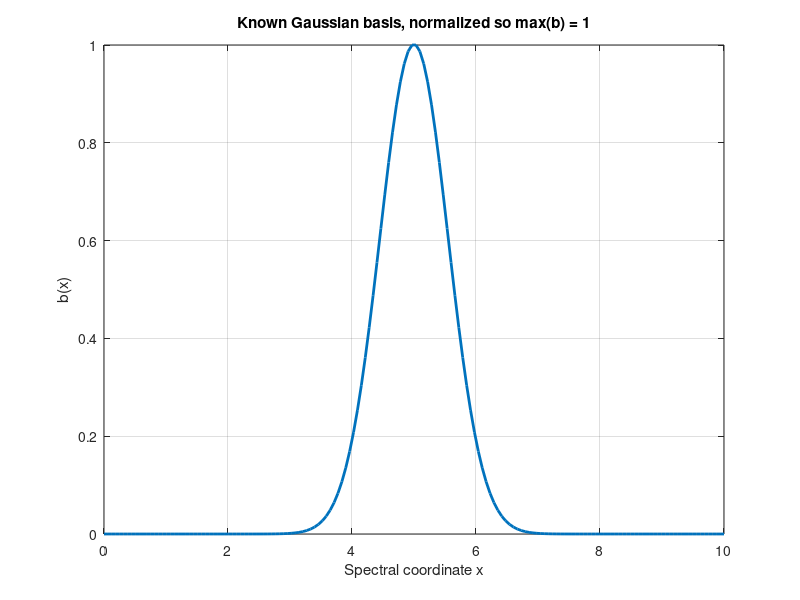
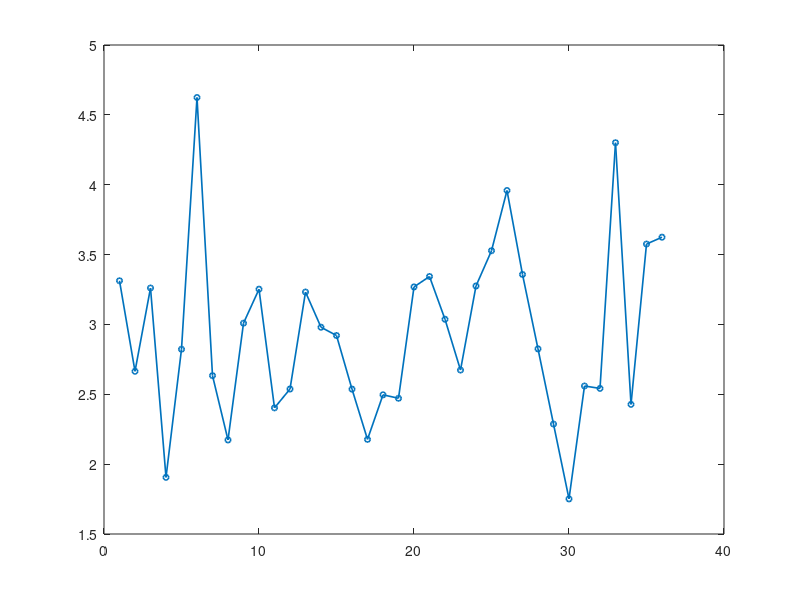

These figures' MATLAB source, in order: (Note: this script raises an error after producing the figures.)
%% ToyRepeatedGaussianIID
% A transparent simulation and fit for repeated spectra with one known basis:
%
%   s_t = c_t b + epsilon_t,
%   c_t ~ N(mu, tau^2),       epsilon_t ~ N(0, sigma^2 I_K).
%
% After integrating out c_t, the repeated spectra are IID with
%
%   s_t ~ N(mu*b, tau^2*b*b' + sigma^2*I_K).
%
% This script estimates mu, tau^2, and sigma^2 jointly, then compares the
% independent OLS concentration estimates with the fitted-model posterior
% means. All spectra are real-valued in this first toy problem.

clear;
clc;
close all;

%% 1. Simulation settings

K = 160;                  % Number of samples in each spectrum
T = 36;                   % Number of repeated measurements
xMin = 0;
xMax = 10;
gaussianCenter = 5.0;
gaussianWidth = 0.55;     % Standard-deviation width in x-axis units

muTrue = 3.0;
tauTrue = 0.65;           % Population standard deviation of concentration
sigmaTrue = 0.9;         % Noise standard deviation at each spectral sample

randomSeed = 7;
doLikelihoodCheck = true; % Optional one-dimensional likelihood diagnostic

% Monte Carlo settings used in Section 12.
nMonteCarlo = 1000;
monteCarloSeed = 123;

rng(randomSeed, "twister");

%% 2. Generate the known Gaussian basis, b (K x 1)

x = linspace(xMin, xMax, K).';
b = exp(-(x - gaussianCenter).^2 / (2 * gaussianWidth^2));

% Normalize max(b) to one. Consequently, c_t is the noiseless peak height.
b = b / max(b);

figure("Name", "Known Gaussian basis", "Color", "w");
plot(x, b, "LineWidth", 2);
xlabel("Spectral coordinate x");
ylabel("b(x)");
title("Known Gaussian basis, normalized so max(b) = 1");
grid on;

%% 3. Generate the true concentrations, cTrue (T x 1)

cTrue = muTrue + tauTrue * randn(T, 1);
measurementIndex = (1:T).';

figure("Name", "True concentrations", "Color", "w");
plot(measurementIndex, cTrue, "o-", "LineWidth", 1.2, ...
    "MarkerSize", 4);
yline(muTrue, "--", "True population mean", "LineWidth", 1.5);
xlabel("Measurement index t");
ylabel("Concentration c_t");
title("Simulated IID concentrations");
grid on;

%% 4. Generate repeated noisy spectra

% S is K x T: column t is the measured spectrum s_t.
noise = sigmaTrue * randn(K, T);
S = b * cTrue.' + noise;

figure("Name", "Repeated noisy spectra", "Color", "w");
hSpectra = plot(x, S, "Color", [0.72, 0.80, 0.92], "LineWidth", 0.6);
hold on;
hMean = plot(x, mean(S, 2), "k", "LineWidth", 2.2);
xlabel("Spectral coordinate x");
ylabel("Measured signal");
title(sprintf("All %d repeated spectra", T));
legend([hSpectra(1), hMean], "Individual spectra", "Measured mean", ...
    "Location", "best");
grid on;

figure("Name", "Mean measured spectrum", "Color", "w");
plot(x, mean(S, 2), "k", "LineWidth", 2.2, "Color", "w");
hold on;
plot(x, muTrue * b, "r--", "LineWidth", 2);
xlabel("Spectral coordinate x");
ylabel("Signal");
title("Mean measured spectrum and true population mean");
legend("Mean measured spectrum", "\mu_{true} b", "Location", "best");
grid on;

%% 5-6. Fit the marginal Gaussian likelihood

% The optimizer uses theta = [mu, log(tau^2), log(sigma^2)]. Taking the
% exponential inside the objective ensures that both variances are positive.
%
% Simple data-based starting values improve fminsearch convergence without
% hiding any model assumptions. FitMarginalGaussianIID constructs these
% values and is also used unchanged by the Monte Carlo experiment below.
bTb = b.' * b;

optimizerOptions = optimset( ...
    "Display", "final", ...
    "MaxFunEvals", 3000, ...
    "MaxIter", 1500, ...
    "TolX", 1e-9, ...
    "TolFun", 1e-9);

fitSingle = FitMarginalGaussianIID(S, b, optimizerOptions);

thetaHat = fitSingle.thetaHat;
nllHat = fitSingle.negativeLogLikelihood;
exitFlag = fitSingle.exitFlag;
optimizerOutput = fitSingle.optimizerOutput;
cOLS = fitSingle.cOLS;                    % Also used for comparison below
thetaInitial = fitSingle.thetaInitial;
muInitial = thetaInitial(1);
tau2Initial = exp(thetaInitial(2));
sigma2Initial = exp(thetaInitial(3));

% Reuse the exact same objective for the optional likelihood plot.
objective = @(theta) MarginalNegativeLogLikelihood( ...
    theta, fitSingle.likelihoodStatistics);

muHat = thetaHat(1);
tau2Hat = exp(thetaHat(2));
sigma2Hat = exp(thetaHat(3));
tauHat = sqrt(tau2Hat);
sigmaHat = sqrt(sigma2Hat);

parameter = ["mu"; "tau^2"; "tau"; "sigma^2"; "sigma"];
trueValue = [muTrue; tauTrue^2; tauTrue; sigmaTrue^2; sigmaTrue];
estimatedValue = [muHat; tau2Hat; tauHat; sigma2Hat; sigmaHat];
absoluteError = abs(estimatedValue - trueValue);
parameterComparison = table(parameter, trueValue, estimatedValue, absoluteError);

fprintf("\nPopulation parameter comparison:\n");
disp(parameterComparison);
fprintf("Final negative log-likelihood = %.6f\n", nllHat);
fprintf("fminsearch exit flag = %d (%d iterations)\n", ...
    exitFlag, optimizerOutput.iterations);

%% 7. Independent per-spectrum estimates

% Ordinary least squares treats every spectrum separately:
%
%   c_t^OLS = (b' s_t) / (b' b).
%
% cOLS was calculated above and is stored as a T x 1 vector.

%% 8. Individual posterior means under the fitted IID model

% Gaussian conditioning gives
%
% E[c_t | s_t] = muHat ...
%   + tau2Hat*b'*(s_t - muHat*b)/(sigma2Hat + tau2Hat*b'*b).
%
% The multiplier shrinks the noisy OLS information toward the fitted
% population mean. cJoint is T x 1.
centeredSpectra = S - muHat * b;
posteriorGain = tau2Hat / (sigma2Hat + tau2Hat * bTb);
cJoint = (muHat + posteriorGain * (b.' * centeredSpectra)).';

% The posterior variance is identical for all t in this IID model.
posteriorVariance = 1 / (1 / tau2Hat + bTb / sigma2Hat);

%% 9. Compare individual concentration estimates

figure("Name", "Concentration estimates", "Color", "w");
plot(measurementIndex, cTrue, "ko-", "LineWidth", 1.4, ...
    "MarkerSize", 4, "DisplayName", "True c_t", "Color", "y");
hold on;
plot(measurementIndex, cOLS, ".-", "Color", [0.85, 0.33, 0.10], ...
    "LineWidth", 1, "MarkerSize", 12, "DisplayName", "Independent OLS");
plot(measurementIndex, cJoint, ".-", "Color", [0, 0.45, 0.74], ...
    "LineWidth", 1, "MarkerSize", 12, "DisplayName", "IID posterior mean");
xlabel("Measurement index t");
ylabel("Concentration");
title("True and estimated concentrations");
legend("Location", "best");
grid on;

figure("Name", "True versus estimated concentration", "Color", "w");
scatter(cTrue, cOLS, 42, [0.85, 0.33, 0.10], "o", ...
    "DisplayName", "Independent OLS");
hold on;
scatter(cTrue, cJoint, 42, [0, 0.45, 0.74], "filled", ...
    "DisplayName", "IID posterior mean");
identityLimits = [min([cTrue; cOLS; cJoint]), max([cTrue; cOLS; cJoint])];
plot(identityLimits, identityLimits, "k--", "LineWidth", 1.5, ...
    "DisplayName", "Identity line");
xlim(identityLimits);
ylim(identityLimits);
axis square;
xlabel("True concentration");
ylabel("Estimated concentration");
title("Concentration recovery");
legend("Location", "best");
grid on;

%% 10. Numerical performance summary

rmseOLS = sqrt(mean((cTrue - cOLS).^2));
rmseJoint = sqrt(mean((cTrue - cJoint).^2));

fprintf("\nConcise simulation summary\n");
fprintf("True mu          = %.6f\n", muTrue);
fprintf("Estimated mu     = %.6f\n\n", muHat);
fprintf("True tau         = %.6f\n", tauTrue);
fprintf("Measured tau     = %.6f\n", std(cTrue,1));
fprintf("Estimated tau    = %.6f\n\n", tauHat);
fprintf("True sigma       = %.6f\n", sigmaTrue);
fprintf("Estimated sigma  = %.6f\n\n", sigmaHat);
fprintf("OLS RMSE         = %.6f\n", rmseOLS);
fprintf("Joint RMSE       = %.6f\n", rmseJoint);
fprintf("Posterior SD     = %.6f (same for every measurement)\n", ...
    sqrt(posteriorVariance));

%% 11. Optional likelihood sanity check

if doLikelihoodCheck
    % Hold the fitted variances fixed and vary mu near its optimum.
    muHalfWidth = max(3 * tauHat / sqrt(T), 0.25);
    muGrid = linspace(muHat - muHalfWidth, muHat + muHalfWidth, 121);
    nllAlongMu = arrayfun(@(mu) objective( ...
        [mu, log(tau2Hat), log(sigma2Hat)]), muGrid);

    figure("Name", "Likelihood sanity check", "Color", "w");
    plot(muGrid, nllAlongMu - nllHat, "LineWidth", 2);
    hold on;
    xline(muHat, "--", "Estimated \mu", "LineWidth", 1.5);
    xlabel("\mu, with fitted variances held fixed");
    ylabel("Negative log-likelihood minus its fitted value");
    title("One-dimensional likelihood check near the optimum");
    grid on;
end

%% 12. Monte Carlo validation of mu estimator against CRLB

% The CRLB is a lower bound on the sampling VARIANCE of an unbiased
% estimator; it is not a bound on the squared error seen in one simulation.
% We therefore need many independent simulated experiments to estimate the
% repeated-sampling variance of the actual numerical ML estimator.
%
% Bias and variance answer different questions. Bias measures whether the
% estimator is centered on muTrue across experiments, whereas variance
% measures how widely its estimates fluctuate around their own mean.
%
% For this model, q = b'*b and
%
%   CRLB_mu = (tauTrue^2 + sigmaTrue^2/q)/T.
%
% Efficiency is CRLB_mu divided by the empirical variance. A value near one
% indicates that the estimator is operating close to the theoretical
% variance lower bound (subject to finite Monte Carlo sampling error).

rng(monteCarloSeed, "twister");

muHatMC = nan(nMonteCarlo, 1);
tau2HatMC = nan(nMonteCarlo, 1);
sigma2HatMC = nan(nMonteCarlo, 1);
exitFlagMC = nan(nMonteCarlo, 1);
successfulFitMC = false(nMonteCarlo, 1);

% Use the same optimizer settings as the single fit, except suppress output
% so the loop does not print one optimizer report per repetition.
optimizerOptionsMC = optimset(optimizerOptions, "Display", "off");

for r = 1:nMonteCarlo
    cTrueMC = muTrue + tauTrue * randn(T, 1);
    SMC = b * cTrueMC.' + sigmaTrue * randn(K, T);

    try
        % This is the same numerical ML fitting helper and likelihood used
        % for the original single-simulation analysis in Sections 5-6.
        fitMC = FitMarginalGaussianIID(SMC, b, optimizerOptionsMC);

        muHatMC(r) = fitMC.muHat;
        tau2HatMC(r) = fitMC.tau2Hat;
        sigma2HatMC(r) = fitMC.sigma2Hat;
        exitFlagMC(r) = fitMC.exitFlag;

        successfulFitMC(r) = fitMC.exitFlag > 0 ...
            && all(isfinite(fitMC.thetaHat)) ...
            && all(isfinite([fitMC.muHat, fitMC.tau2Hat, fitMC.sigma2Hat])) ...
            && fitMC.tau2Hat > 0 && fitMC.sigma2Hat > 0 ...
            && isfinite(fitMC.negativeLogLikelihood);
    catch
        % A failed numerical fit is explicitly marked and excluded below.
        exitFlagMC(r) = -999;
    end
end

nSuccessfulFits = sum(successfulFitMC);
nFailedFits = nMonteCarlo - nSuccessfulFits;

if nSuccessfulFits < 2
    error("At least two successful Monte Carlo fits are required.");
end

muHatMCSuccessful = muHatMC(successfulFitMC);
meanMuHat = mean(muHatMCSuccessful);
biasMu = meanMuHat - muTrue;
varMuHat = var(muHatMCSuccessful, 0); % Sample normalization: 1/(R-1)
sdMuHat = std(muHatMCSuccessful, 0);

q = b.' * b;
crlbMu = (tauTrue^2 + sigmaTrue^2 / q) / T;
crlbSdMu = sqrt(crlbMu);
efficiencyMu = crlbMu / varMuHat;

zMu = (muHatMCSuccessful - muTrue) / crlbSdMu;
meanZMu = mean(zMu);
varZMu = var(zMu, 0);
mcSeMeanMu = sdMuHat / sqrt(nSuccessfulFits);

% Use exactly the same successful joint fits for sigma^2. The CRLB below is
% a bound on Var(sigma2Hat), not on Var(sqrt(sigma2Hat)) and not on the
% estimation error from any one simulated experiment.
sigma2HatMCSuccessful = sigma2HatMC(successfulFitMC);
trueSigma2 = sigmaTrue^2;
meanSigma2Hat = mean(sigma2HatMCSuccessful);
biasSigma2 = meanSigma2Hat - trueSigma2;
varSigma2Hat = var(sigma2HatMCSuccessful, 0); % Sample normalization: 1/(R-1)
sdSigma2Hat = std(sigma2HatMCSuccessful, 0);
mseSigma2 = mean((sigma2HatMCSuccessful - trueSigma2).^2);

% With tau^2 treated as an unknown nuisance parameter, sigma^2 is learned
% from the K-1 spectral directions orthogonal to b. Away from the tau^2 = 0
% boundary, T*(K-1)*sigma2Hat/sigmaTrue^2 has a chi-square distribution with
% T*(K-1) degrees of freedom. Thus sigma2Hat is unbiased and its variance is
% the following CRLB.
crlbSigma2 = 2 * sigmaTrue^4 / (T * (K - 1));
crlbSdSigma2 = sqrt(crlbSigma2);
efficiencySigma2 = crlbSigma2 / varSigma2Hat;

zSigma2 = (sigma2HatMCSuccessful - trueSigma2) / crlbSdSigma2;
meanZSigma2 = mean(zSigma2);
varZSigma2 = var(zSigma2, 0);
mcSeMeanSigma2 = sdSigma2Hat / sqrt(nSuccessfulFits);

% Use the same successful joint fits to study tau^2. Unlike mu and sigma^2,
% the interior ML estimator of tau^2 is downward biased at finite T. We
% therefore compare its empirical bias, variance, and MSE with their
% finite-sample predictions rather than report an ordinary CRLB efficiency.
tau2HatMCSuccessful = tau2HatMC(successfulFitMC);
trueTau2 = tauTrue^2;
meanTau2Hat = mean(tau2HatMCSuccessful);
biasTau2 = meanTau2Hat - trueTau2;
varTau2Hat = var(tau2HatMCSuccessful, 0); % Sample normalization: 1/(R-1)
sdTau2Hat = std(tau2HatMCSuccessful, 0);
mseTau2 = mean((tau2HatMCSuccessful - trueTau2).^2);
mcSeMeanTau2 = sdTau2Hat / sqrt(nSuccessfulFits);

vTrue = tauTrue^2 + sigmaTrue^2 / q;
biasTau2Analytic = -vTrue / T;
expectedTau2HatAnalytic = trueTau2 + biasTau2Analytic;
varTau2Analytic = 2 * (T - 1) / T^2 * vTrue^2 ...
    + 2 * sigmaTrue^4 / (T * (K - 1) * q^2);
mseTau2Analytic = varTau2Analytic + biasTau2Analytic^2;
meanErrorVsPrediction = meanTau2Hat - expectedTau2HatAnalytic;

biasRatio = biasTau2 / biasTau2Analytic;
varianceRatio = varTau2Hat / varTau2Analytic;
mseRatio = mseTau2 / mseTau2Analytic;

% The log parameterization keeps tau^2 strictly positive. Values at or below
% this documented numerical threshold are classified as boundary-near. The
% interior finite-sample formulas cease to be exact if such estimates occur
% frequently.
tau2BoundaryThreshold = 1e-6;
isTau2BoundaryNear = tau2HatMCSuccessful <= tau2BoundaryThreshold;
nTau2BoundaryNear = sum(isTau2BoundaryNear);
percentTau2BoundaryNear = 100 * nTau2BoundaryNear / nSuccessfulFits;

% This is the ordinary CRLB for UNBIASED estimators of tau^2. Since the ML
% estimator studied here is biased at finite T, CRLB_tau2/varTau2Hat is not
% an appropriate efficiency measure. The bound is printed only as a
% theoretical variance reference while bias, variance, and MSE are assessed.
crlbTau2Unbiased = (2 / T) * (vTrue^2 ...
    + sigmaTrue^4 / (q^2 * (K - 1)));

% The predicted bias magnitude is vTrue/T, so it decreases as 1/T. A later
% experiment could check this at T = 36, 50, 100, and 200; no additional
% simulations or fits are performed here.

fprintf("\nMonte Carlo validation of mu estimator against CRLB\n");
fprintf("Requested repetitions              = %d\n", nMonteCarlo);
fprintf("Successful fits                    = %d\n", nSuccessfulFits);
fprintf("Failed fits                        = %d\n", nFailedFits);
fprintf("True mu                            = %.8f\n", muTrue);
fprintf("Mean estimated mu                  = %.8f\n", meanMuHat);
fprintf("Estimated bias                     = %.8f\n", biasMu);
fprintf("Empirical variance of muHat        = %.8g\n", varMuHat);
fprintf("Empirical SD of muHat              = %.8f\n", sdMuHat);
fprintf("Analytical CRLB_mu                 = %.8g\n", crlbMu);
fprintf("sqrt(CRLB_mu)                      = %.8f\n", crlbSdMu);
fprintf("Efficiency (CRLB / empirical var) = %.8f\n", efficiencyMu);
fprintf("Mean normalized estimate zMu       = %.8f\n", meanZMu);
fprintf("Variance of zMu                    = %.8f\n", varZMu);
fprintf("Monte Carlo SE of mean(muHat)      = %.8f\n", mcSeMeanMu);

% Because sigma^2 is unbiased in this ideal model, comparing its empirical
% Monte Carlo variance with CRLB_sigma2 is a valid efficiency check. An
% efficiency near one means that the numerical joint ML fit extracts
% essentially all information available about sigma^2. A large absolute
% estimator variance alone would not imply poor performance if its CRLB
% were similarly large.
fprintf("\nMonte Carlo validation of sigma^2 estimator against CRLB\n");
fprintf("True sigma^2                       = %.8f\n", trueSigma2);
fprintf("Mean estimated sigma^2             = %.8f\n", meanSigma2Hat);
fprintf("Estimated bias                     = %.8f\n", biasSigma2);
fprintf("Empirical variance of sigma2Hat    = %.8g\n", varSigma2Hat);
fprintf("Empirical SD of sigma2Hat          = %.8f\n", sdSigma2Hat);
fprintf("Empirical MSE of sigma2Hat         = %.8g\n", mseSigma2);
fprintf("Analytical CRLB_sigma2             = %.8g\n", crlbSigma2);
fprintf("sqrt(CRLB_sigma2)                  = %.8f\n", crlbSdSigma2);
fprintf("Efficiency (CRLB / empirical var) = %.8f\n", efficiencySigma2);
fprintf("Mean normalized estimate zSigma2   = %.8f\n", meanZSigma2);
fprintf("Variance of zSigma2                = %.8f\n", varZSigma2);
fprintf("Monte Carlo SE of mean(sigma2Hat)  = %.8f\n", mcSeMeanSigma2);

% Agreement of the empirical and analytical bias, variance, and MSE shows
% whether the numerical joint ML estimator follows finite-sample theory.
% Ratios near one indicate agreement; biasRatio should not be overinterpreted
% in settings where the predicted bias is extremely close to zero.
fprintf("\nFinite-sample validation of tau^2 ML estimator\n");
fprintf("True tau^2                              = %.8f\n", trueTau2);
fprintf("Monte Carlo mean tau^2 estimate         = %.8f\n", meanTau2Hat);
fprintf("Analytical expected tau^2 estimate      = %.8f\n", ...
    expectedTau2HatAnalytic);
fprintf("Mean error versus analytical prediction = %.8f\n", ...
    meanErrorVsPrediction);
fprintf("Empirical bias                          = %.8f\n", biasTau2);
fprintf("Analytical bias                         = %.8f\n", ...
    biasTau2Analytic);
fprintf("Bias ratio (empirical / analytical)     = %.8f\n", biasRatio);
fprintf("Empirical variance                      = %.8g\n", varTau2Hat);
fprintf("Analytical variance                     = %.8g\n", ...
    varTau2Analytic);
fprintf("Variance ratio (empirical / analytical) = %.8f\n", ...
    varianceRatio);
fprintf("Empirical MSE                           = %.8g\n", mseTau2);
fprintf("Analytical MSE                          = %.8g\n", ...
    mseTau2Analytic);
fprintf("MSE ratio (empirical / analytical)      = %.8f\n", mseRatio);
fprintf("Empirical SD                            = %.8f\n", sdTau2Hat);
fprintf("Monte Carlo SE of mean(tau2Hat)         = %.8f\n", ...
    mcSeMeanTau2);
fprintf("Ordinary CRLB for unbiased estimators   = %.8g\n", ...
    crlbTau2Unbiased);
fprintf("Successful fits                         = %d\n", nSuccessfulFits);
fprintf("Failed fits                             = %d\n", nFailedFits);
fprintf("Boundary-near threshold                 = %.1e\n", ...
    tau2BoundaryThreshold);
fprintf("Boundary-near tau^2 estimates           = %d (%.4f%%)\n", ...
    nTau2BoundaryNear, percentTau2BoundaryNear);

% Histogram of the numerical ML estimates, with the Gaussian density
% predicted by N(muTrue, CRLB_mu). The density is written explicitly, so no
% Statistics and Machine Learning Toolbox function is required.
nHistogramBins = max(15, round(sqrt(nSuccessfulFits)));
muDensityGrid = linspace(muTrue - 4 * crlbSdMu, ...
    muTrue + 4 * crlbSdMu, 400);
predictedMuDensity = exp(-0.5 * ((muDensityGrid - muTrue) ...
    / crlbSdMu).^2) / (sqrt(2 * pi) * crlbSdMu);

figure("Name", "Monte Carlo distribution of muHat", "Color", "w");
histogram(muHatMCSuccessful, nHistogramBins, "Normalization", "pdf", ...
    "FaceColor", [0.35, 0.65, 0.85], "DisplayName", "ML estimates");
hold on;
plot(muDensityGrid, predictedMuDensity, "k-", "LineWidth", 2, ...
    "DisplayName", "N(\mu_{true}, CRLB_\mu)");
xline(muTrue, "r--", "\mu_{true}", "LineWidth", 1.7, ...
    "DisplayName", "True \mu");
xline(meanMuHat, "b-.", "Mean estimate", "LineWidth", 1.7, ...
    "DisplayName", "Mean estimated \mu");
xlabel("Numerical ML estimate \hat{\mu}");
ylabel("Probability density");
title("Monte Carlo distribution of \hat{\mu} (" ...
    + nSuccessfulFits + " successful fits)");
legend("Location", "best");
grid on;

% If the analytical result describes the numerical estimator well, these
% normalized estimates should resemble N(0,1).
zDensityGrid = linspace(-4, 4, 400);
standardNormalDensity = exp(-0.5 * zDensityGrid.^2) / sqrt(2 * pi);

figure("Name", "Normalized Monte Carlo estimates", "Color", "w");
histogram(zMu, nHistogramBins, "Normalization", "pdf", ...
    "FaceColor", [0.45, 0.75, 0.45], "DisplayName", "Normalized estimates");
hold on;
plot(zDensityGrid, standardNormalDensity, "k-", "LineWidth", 2, ...
    "DisplayName", "N(0,1)");
xline(0, "r--", "Zero", "LineWidth", 1.5, ...
    "DisplayName", "Expected mean");
xlabel("z_\mu = (\hat{\mu} - \mu_{true}) / sqrt(CRLB_\mu)");
ylabel("Probability density");
title("Normalized numerical ML estimates");
legend("Location", "best");
grid on;

% The finite-sample distribution of a variance estimator is not exactly
% Gaussian. Here T*(K-1) is large, so the Gaussian approximation based on
% the analytical CRLB should nevertheless be very accurate.
sigma2DensityGrid = linspace(trueSigma2 - 4 * crlbSdSigma2, ...
    trueSigma2 + 4 * crlbSdSigma2, 400);
predictedSigma2Density = exp(-0.5 * ((sigma2DensityGrid - trueSigma2) ...
    / crlbSdSigma2).^2) / (sqrt(2 * pi) * crlbSdSigma2);

figure("Name", "Monte Carlo distribution of sigma2Hat", "Color", "w");
histogram(sigma2HatMCSuccessful, nHistogramBins, ...
    "Normalization", "pdf", "FaceColor", [0.65, 0.50, 0.80], ...
    "DisplayName", "Joint ML estimates");
hold on;
plot(sigma2DensityGrid, predictedSigma2Density, "k-", ...
    "LineWidth", 2, "DisplayName", "Gaussian CRLB approximation");
xline(trueSigma2, "r--", "True \sigma^2", "LineWidth", 1.7, ...
    "DisplayName", "True \sigma^2");
xline(meanSigma2Hat, "b-.", "Mean estimate", "LineWidth", 1.7, ...
    "DisplayName", "Mean estimated \sigma^2");
xlabel("Numerical joint ML estimate \hat{\sigma}^2");
ylabel("Probability density");
title("Monte Carlo distribution of \hat{\sigma}^2 (" ...
    + nSuccessfulFits + " successful fits)");
legend("Location", "best");
grid on;

figure("Name", "Normalized Monte Carlo sigma2 estimates", "Color", "w");
histogram(zSigma2, nHistogramBins, "Normalization", "pdf", ...
    "FaceColor", [0.80, 0.60, 0.35], ...
    "DisplayName", "Normalized \sigma^2 estimates");
hold on;
plot(zDensityGrid, standardNormalDensity, "k-", "LineWidth", 2, ...
    "DisplayName", "N(0,1)");
xline(0, "r--", "Zero", "LineWidth", 1.5, ...
    "DisplayName", "Expected mean");
xlabel("z_{\sigma^2} = (\hat{\sigma}^2 - \sigma_{true}^2) / sqrt(CRLB_{\sigma^2})");
ylabel("Probability density");
title("Normalized numerical joint ML estimates of \sigma^2");
legend("Location", "best");
grid on;

% The tau^2 histogram displays the finite-sample downward shift directly.
figure("Name", "Monte Carlo distribution of tau2Hat", "Color", "w");
histogram(tau2HatMCSuccessful, nHistogramBins, ...
    "FaceColor", [0.35, 0.70, 0.70], "DisplayName", "Joint ML estimates");
hold on;
xline(trueTau2, "r--", "True \tau^2", "LineWidth", 1.7, ...
    "DisplayName", "True \tau^2");
xline(meanTau2Hat, "b-.", "Monte Carlo mean", "LineWidth", 1.7, ...
    "DisplayName", "Monte Carlo mean");
xline(expectedTau2HatAnalytic, "k:", "Analytical E[\hat{\tau}^2]", ...
    "LineWidth", 2, "DisplayName", "Analytical expected value");
xlabel("Numerical joint ML estimate \hat{\tau}^2");
ylabel("Number of Monte Carlo estimates");
title("Finite-sample distribution of \hat{\tau}^2");
legend("Location", "best");
grid on;

% The error histogram compares the observed mean error with the predicted
% finite-sample bias. Their agreement is more relevant here than comparison
% of the biased estimator variance with the ordinary unbiased CRLB.
tau2EstimationError = tau2HatMCSuccessful - trueTau2;

figure("Name", "Monte Carlo tau2 estimation error", "Color", "w");
histogram(tau2EstimationError, nHistogramBins, ...
    "FaceColor", [0.85, 0.55, 0.35], "DisplayName", "Estimation errors");
hold on;
xline(0, "r--", "Zero error", "LineWidth", 1.7, ...
    "DisplayName", "Zero error");
xline(biasTau2, "b-.", "Empirical mean error", "LineWidth", 1.7, ...
    "DisplayName", "Empirical bias");
xline(biasTau2Analytic, "k:", "Analytical bias", "LineWidth", 2, ...
    "DisplayName", "Analytical bias");
xlabel("\hat{\tau}^2 - \tau_{true}^2");
ylabel("Number of Monte Carlo estimates");
title("Finite-sample estimation error of \hat{\tau}^2");
legend("Location", "best");
grid on;

%% 13. Effect of number of repeated measurements T

% This experiment combines analytical finite-sample predictions with Monte
% Carlo fits at several values of T. Increasing T supplies more independent
% realizations of c_t and therefore more information about the population
% parameters. The basis, K, and all true parameters remain unchanged.
TValues = [12, 18, 24, 36, 50, 72, 100, 200];
nMonteCarloT = 500;
monteCarloTSeed = 456;

TGrid = TValues(:);
nTValues = numel(TGrid);
qT = b.' * b;
vTrueT = tauTrue^2 + sigmaTrue^2 / qT;
trueTau2T = tauTrue^2;
trueSigma2T = sigmaTrue^2;

% Analytical predictions. The variances of mu and sigma^2 decrease as 1/T.
% Noise estimation is especially precise because each spectrum supplies K-1
% directions orthogonal to b. In contrast, tau^2 describes between-time
% concentration variability and is fundamentally learned from only T draws.
muBiasAnalyticT = zeros(nTValues, 1);
muVarianceAnalyticT = vTrueT ./ TGrid;
muMSEAnalyticT = muVarianceAnalyticT;

sigma2BiasAnalyticT = zeros(nTValues, 1);
sigma2VarianceAnalyticT = 2 * sigmaTrue^4 ./ (TGrid * (K - 1));
sigma2MSEAnalyticT = sigma2VarianceAnalyticT;

% The interior ML bias of tau^2 falls as 1/T, while its standard deviation
% falls approximately as 1/sqrt(T).
tau2BiasAnalyticT = -vTrueT ./ TGrid;
tau2ExpectedAnalyticT = trueTau2T + tau2BiasAnalyticT;
tau2VarianceAnalyticT = 2 * (TGrid - 1) ./ TGrid.^2 * vTrueT^2 ...
    + 2 * sigmaTrue^4 ./ (TGrid * (K - 1) * qT^2);
tau2MSEAnalyticT = tau2VarianceAnalyticT + tau2BiasAnalyticT.^2;
crlbTau2UnbiasedT = (2 ./ TGrid) .* (vTrueT^2 ...
    + sigmaTrue^4 / (qT^2 * (K - 1)));

tau2RelativeBiasAnalyticT = abs(tau2BiasAnalyticT) / trueTau2T;
tau2RelativeSDAnalyticT = sqrt(tau2VarianceAnalyticT) / trueTau2T;
tau2RelativeRMSEAnalyticT = sqrt(tau2MSEAnalyticT) / trueTau2T;

% Preallocate empirical summaries, one entry for each value of T.
muBiasEmpiricalT = nan(nTValues, 1);
muVarianceEmpiricalT = nan(nTValues, 1);
muMSEEmpiricalT = nan(nTValues, 1);

sigma2BiasEmpiricalT = nan(nTValues, 1);
sigma2VarianceEmpiricalT = nan(nTValues, 1);
sigma2MSEEmpiricalT = nan(nTValues, 1);

tau2BiasEmpiricalT = nan(nTValues, 1);
tau2VarianceEmpiricalT = nan(nTValues, 1);
tau2MSEEmpiricalT = nan(nTValues, 1);
tau2RelativeBiasEmpiricalT = nan(nTValues, 1);
tau2RelativeSDEmpiricalT = nan(nTValues, 1);
tau2RelativeRMSEEmpiricalT = nan(nTValues, 1);

nSuccessfulFitsT = zeros(nTValues, 1);
nFailedFitsT = zeros(nTValues, 1);
nTau2BoundaryNearT = zeros(nTValues, 1);

rng(monteCarloTSeed, "twister");
optimizerOptionsT = optimset(optimizerOptions, "Display", "off");

for tIndex = 1:nTValues
    TCurrent = TGrid(tIndex);

    muEstimateCurrent = nan(nMonteCarloT, 1);
    tau2EstimateCurrent = nan(nMonteCarloT, 1);
    sigma2EstimateCurrent = nan(nMonteCarloT, 1);
    successfulCurrent = false(nMonteCarloT, 1);

    for r = 1:nMonteCarloT
        cTrueCurrent = muTrue + tauTrue * randn(TCurrent, 1);
        SCurrent = b * cTrueCurrent.' ...
            + sigmaTrue * randn(K, TCurrent);

        try
            % Use the same numerical joint ML estimator as Sections 5-6 and
            % 12; no analytical shortcut replaces the fitted estimates.
            fitCurrent = FitMarginalGaussianIID( ...
                SCurrent, b, optimizerOptionsT);

            muEstimateCurrent(r) = fitCurrent.muHat;
            tau2EstimateCurrent(r) = fitCurrent.tau2Hat;
            sigma2EstimateCurrent(r) = fitCurrent.sigma2Hat;

            successfulCurrent(r) = fitCurrent.exitFlag > 0 ...
                && all(isfinite(fitCurrent.thetaHat)) ...
                && all(isfinite([fitCurrent.muHat, ...
                    fitCurrent.tau2Hat, fitCurrent.sigma2Hat])) ...
                && fitCurrent.tau2Hat > 0 && fitCurrent.sigma2Hat > 0 ...
                && isfinite(fitCurrent.negativeLogLikelihood);
        catch
            successfulCurrent(r) = false;
        end
    end

    nSuccessfulFitsT(tIndex) = sum(successfulCurrent);
    nFailedFitsT(tIndex) = nMonteCarloT - nSuccessfulFitsT(tIndex);

    if nSuccessfulFitsT(tIndex) < 2
        warning("Fewer than two successful fits for T = %d.", TCurrent);
        continue;
    end

    muSuccessful = muEstimateCurrent(successfulCurrent);
    tau2Successful = tau2EstimateCurrent(successfulCurrent);
    sigma2Successful = sigma2EstimateCurrent(successfulCurrent);

    muBiasEmpiricalT(tIndex) = mean(muSuccessful) - muTrue;
    muVarianceEmpiricalT(tIndex) = var(muSuccessful, 0);
    muMSEEmpiricalT(tIndex) = mean((muSuccessful - muTrue).^2);

    sigma2BiasEmpiricalT(tIndex) = mean(sigma2Successful) - trueSigma2T;
    sigma2VarianceEmpiricalT(tIndex) = var(sigma2Successful, 0);
    sigma2MSEEmpiricalT(tIndex) = mean( ...
        (sigma2Successful - trueSigma2T).^2);

    tau2BiasEmpiricalT(tIndex) = mean(tau2Successful) - trueTau2T;
    tau2VarianceEmpiricalT(tIndex) = var(tau2Successful, 0);
    tau2MSEEmpiricalT(tIndex) = mean( ...
        (tau2Successful - trueTau2T).^2);
    tau2RelativeBiasEmpiricalT(tIndex) = ...
        abs(tau2BiasEmpiricalT(tIndex)) / trueTau2T;
    tau2RelativeSDEmpiricalT(tIndex) = ...
        sqrt(tau2VarianceEmpiricalT(tIndex)) / trueTau2T;
    tau2RelativeRMSEEmpiricalT(tIndex) = ...
        sqrt(tau2MSEEmpiricalT(tIndex)) / trueTau2T;

    nTau2BoundaryNearT(tIndex) = sum( ...
        tau2Successful <= tau2BoundaryThreshold);
end

% One row per T summarizes both the Monte Carlo results and their analytical
% targets. CRLB_tau2_unbiased is a reference only, not an efficiency measure
% for the biased finite-sample ML estimator.
tScalingSummary = table( ...
    TGrid, ...
    muBiasEmpiricalT, muVarianceEmpiricalT, muVarianceAnalyticT, ...
    muMSEEmpiricalT, ...
    sigma2BiasEmpiricalT, sigma2VarianceEmpiricalT, ...
    sigma2VarianceAnalyticT, sigma2MSEEmpiricalT, ...
    tau2BiasEmpiricalT, tau2BiasAnalyticT, ...
    tau2VarianceEmpiricalT, tau2VarianceAnalyticT, ...
    tau2MSEEmpiricalT, tau2MSEAnalyticT, crlbTau2UnbiasedT, ...
    tau2RelativeBiasEmpiricalT, tau2RelativeBiasAnalyticT, ...
    tau2RelativeSDEmpiricalT, tau2RelativeSDAnalyticT, ...
    tau2RelativeRMSEEmpiricalT, tau2RelativeRMSEAnalyticT, ...
    nTau2BoundaryNearT, nSuccessfulFitsT, nFailedFitsT, ...
    VariableNames=[ ...
        "T", ...
        "muBias_MC", "muVariance_MC", "muVariance_CRLB", "muMSE_MC", ...
        "sigma2Bias_MC", "sigma2Variance_MC", "sigma2Variance_CRLB", ...
        "sigma2MSE_MC", ...
        "tau2Bias_MC", "tau2Bias_Analytic", ...
        "tau2Variance_MC", "tau2Variance_Analytic", ...
        "tau2MSE_MC", "tau2MSE_Analytic", "tau2CRLB_Unbiased", ...
        "tau2RelativeBias_MC", "tau2RelativeBias_Analytic", ...
        "tau2RelativeSD_MC", "tau2RelativeSD_Analytic", ...
        "tau2RelativeRMSE_MC", "tau2RelativeRMSE_Analytic", ...
        "nTau2BoundaryNear", "nSuccessfulFits", "nFailedFits"]);

fprintf("\nEffect of number of repeated measurements T\n");
disp(tScalingSummary);

% Figure 1: mu variance and its CRLB.
figure("Name", "Effect of T on mu variance", "Color", "w");
plot(TGrid, muVarianceAnalyticT, "k-o", "LineWidth", 1.8, ...
    "DisplayName", "Analytical CRLB");
hold on;
plot(TGrid, muVarianceEmpiricalT, "b-s", "LineWidth", 1.5, ...
    "DisplayName", "Monte Carlo variance");
xlabel("Number of repeated spectra T");
ylabel("Variance of \hat{\mu}");
title("Precision of population-mean estimation versus T");
legend("Location", "best");
grid on;

% Figure 2: sigma^2 variance and its CRLB.
figure("Name", "Effect of T on sigma2 variance", "Color", "w");
plot(TGrid, sigma2VarianceAnalyticT, "k-o", "LineWidth", 1.8, ...
    "DisplayName", "Analytical CRLB");
hold on;
plot(TGrid, sigma2VarianceEmpiricalT, "b-s", "LineWidth", 1.5, ...
    "DisplayName", "Monte Carlo variance");
xlabel("Number of repeated spectra T");
ylabel("Variance of \hat{\sigma}^2");
title("Precision of spectral-noise variance estimation versus T");
legend("Location", "best");
grid on;

% Figure 3: the approximately 1/T finite-sample bias of tau^2.
figure("Name", "Effect of T on tau2 bias", "Color", "w");
plot(TGrid, tau2BiasAnalyticT, "k-o", "LineWidth", 1.8, ...
    "DisplayName", "Analytical bias");
hold on;
plot(TGrid, tau2BiasEmpiricalT, "b-s", "LineWidth", 1.5, ...
    "DisplayName", "Monte Carlo bias");
yline(0, "r--", "Zero bias", "LineWidth", 1.2, ...
    "DisplayName", "Zero");
xlabel("Number of repeated spectra T");
ylabel("Bias of \hat{\tau}^2");
title("Finite-sample ML bias of \tau^2 versus T");
legend("Location", "best");
grid on;

% Figure 4: tau^2 variance. The ordinary unbiased CRLB is shown only as a
% reference and is not used to define efficiency for the biased ML estimator.
figure("Name", "Effect of T on tau2 variance", "Color", "w");
plot(TGrid, tau2VarianceAnalyticT, "k-o", "LineWidth", 1.8, ...
    "DisplayName", "Analytical ML variance");
hold on;
plot(TGrid, tau2VarianceEmpiricalT, "b-s", "LineWidth", 1.5, ...
    "DisplayName", "Monte Carlo ML variance");
plot(TGrid, crlbTau2UnbiasedT, "r--^", "LineWidth", 1.4, ...
    "DisplayName", "Ordinary unbiased-estimator CRLB");
xlabel("Number of repeated spectra T");
ylabel("Variance of \hat{\tau}^2");
title("Population-variance estimation uncertainty versus T");
legend("Location", "best");
grid on;

% Figure 5: tau^2 MSE combines finite-sample bias and variance.
figure("Name", "Effect of T on tau2 MSE", "Color", "w");
plot(TGrid, tau2MSEAnalyticT, "k-o", "LineWidth", 1.8, ...
    "DisplayName", "Analytical MSE");
hold on;
plot(TGrid, tau2MSEEmpiricalT, "b-s", "LineWidth", 1.5, ...
    "DisplayName", "Monte Carlo MSE");
xlabel("Number of repeated spectra T");
ylabel("MSE of \hat{\tau}^2");
title("Mean-squared error of \tau^2 estimation versus T");
legend("Location", "best");
grid on;

% Figure 6: relative RMSE directly quantifies uncertainty compared with the
% true population variance. T=36 is highlighted because it is the repeated
% scan count in the current MRS dataset; adequacy depends on required precision.
figure("Name", "Relative uncertainty of tau2 versus T", "Color", "w");
plot(TGrid, 100 * tau2RelativeRMSEAnalyticT, "k-o", ...
    "LineWidth", 1.8, "DisplayName", "Analytical relative RMSE");
hold on;
plot(TGrid, 100 * tau2RelativeRMSEEmpiricalT, "b-s", ...
    "LineWidth", 1.5, "DisplayName", "Monte Carlo relative RMSE");
xline(36, "r--", "T = 36", "LineWidth", 1.5, ...
    "DisplayName", "Current MRS T");
xlabel("Number of repeated spectra T");
ylabel("RMSE relative to true \tau^2 (%)");
title("Relative uncertainty of population-variance estimation");
legend("Location", "best");
grid on;

% Focused quantitative report for the current MRS repeat count. No binary
% claim is made about whether 36 is enough; these values allow adequacy to be
% judged against the precision required by the scientific application.
t36Index = find(TGrid == 36, 1);
if ~isempty(t36Index)
    fprintf("\nFocused results for T = 36\n");
    fprintf("MU:\n");
    fprintf("  Monte Carlo SD             = %.8f\n", ...
        sqrt(muVarianceEmpiricalT(t36Index)));
    fprintf("  Analytical CRLB SD         = %.8f\n", ...
        sqrt(muVarianceAnalyticT(t36Index)));
    fprintf("SIGMA^2:\n");
    fprintf("  Monte Carlo SD             = %.8f\n", ...
        sqrt(sigma2VarianceEmpiricalT(t36Index)));
    fprintf("  Analytical CRLB SD         = %.8f\n", ...
        sqrt(sigma2VarianceAnalyticT(t36Index)));
    fprintf("TAU^2:\n");
    fprintf("  Monte Carlo bias           = %.8f\n", ...
        tau2BiasEmpiricalT(t36Index));
    fprintf("  Analytical expected bias   = %.8f\n", ...
        tau2BiasAnalyticT(t36Index));
    fprintf("  Monte Carlo SD             = %.8f\n", ...
        sqrt(tau2VarianceEmpiricalT(t36Index)));
    fprintf("  Analytical SD              = %.8f\n", ...
        sqrt(tau2VarianceAnalyticT(t36Index)));
    fprintf("  Monte Carlo RMSE           = %.8f\n", ...
        sqrt(tau2MSEEmpiricalT(t36Index)));
    fprintf("  Analytical RMSE            = %.8f\n", ...
        sqrt(tau2MSEAnalyticT(t36Index)));
    fprintf("  Monte Carlo relative bias  = %.2f%% of true tau^2\n", ...
        100 * tau2RelativeBiasEmpiricalT(t36Index));
    fprintf("  Analytical relative bias   = %.2f%% of true tau^2\n", ...
        100 * tau2RelativeBiasAnalyticT(t36Index));
    fprintf("  Monte Carlo relative SD    = %.2f%% of true tau^2\n", ...
        100 * tau2RelativeSDEmpiricalT(t36Index));
    fprintf("  Analytical relative SD     = %.2f%% of true tau^2\n", ...
        100 * tau2RelativeSDAnalyticT(t36Index));
    fprintf("  Monte Carlo relative RMSE  = %.2f%% of true tau^2\n", ...
        100 * tau2RelativeRMSEEmpiricalT(t36Index));
    fprintf("  Analytical relative RMSE   = %.2f%% of true tau^2\n", ...
        100 * tau2RelativeRMSEAnalyticT(t36Index));
end

%% Local fitting and likelihood functions

function fit = FitMarginalGaussianIID(S, b, optimizerOptions)
%FITMARGINALGAUSSIANIID Fit mu, tau^2, and sigma^2 with numerical ML.
%   This helper supplies identical initialization and likelihood logic to
%   the single experiment and every Monte Carlo repetition.

    likelihoodStatistics = BuildLikelihoodStatistics(S, b);
    q = likelihoodStatistics.q;
    cOLS = (likelihoodStatistics.bTS / q).';

    muInitial = mean(cOLS);
    orthogonalEnergy = likelihoodStatistics.sumSquaredS ...
        - sum(likelihoodStatistics.bTS.^2) / q;
    sigma2Initial = max(orthogonalEnergy ...
        / (likelihoodStatistics.K * likelihoodStatistics.T), 1e-6);
    tau2Initial = max(var(cOLS, 1) - sigma2Initial / q, 1e-6);
    thetaInitial = [muInitial, log(tau2Initial), log(sigma2Initial)];

    objective = @(theta) MarginalNegativeLogLikelihood( ...
        theta, likelihoodStatistics);
    [thetaHat, negativeLogLikelihood, exitFlag, optimizerOutput] = ...
        fminsearch(objective, thetaInitial, optimizerOptions);

    fit.thetaHat = thetaHat;
    fit.muHat = thetaHat(1);
    fit.tau2Hat = exp(thetaHat(2));
    fit.sigma2Hat = exp(thetaHat(3));
    fit.negativeLogLikelihood = negativeLogLikelihood;
    fit.exitFlag = exitFlag;
    fit.optimizerOutput = optimizerOutput;
    fit.thetaInitial = thetaInitial;
    fit.cOLS = cOLS;
    fit.likelihoodStatistics = likelihoodStatistics;
end

function statistics = BuildLikelihoodStatistics(S, b)
%BUILDLIKELIHOODSTATISTICS Precompute exact likelihood sufficient statistics.

    [statistics.K, statistics.T] = size(S);
    statistics.q = b.' * b;
    statistics.bTS = b.' * S;       % 1 x T projected measurements
    statistics.sumSquaredS = sum(S(:).^2);
end

function negativeLogLikelihood = MarginalNegativeLogLikelihood(theta, statistics)
%MARGINALNEGATIVELOGLIKELIHOOD Full IID marginal Gaussian objective.
%   The rank-one covariance V structure is used for speed. Along b, V has
%   eigenvalue sigma^2 + tau^2*(b'*b); in each of the K-1 orthogonal
%   directions it has eigenvalue sigma^2. This gives exactly the same log
%   determinant and quadratic form as a Cholesky solve of the full K x K V,
%   without forming inv(V) or repeatedly factoring V during Monte Carlo.

    K = statistics.K;
    T = statistics.T;
    q = statistics.q;
    bTS = statistics.bTS;

    mu = theta(1);
    tau2 = exp(theta(2));
    sigma2 = exp(theta(3));

    % Guard fminsearch against unusable trial points caused by exponentiation.
    if ~isfinite(mu) || ~isfinite(tau2) || ~isfinite(sigma2) || ...
            tau2 <= 0 || sigma2 <= 0
        negativeLogLikelihood = realmax("double") / 1e100;
        return;
    end

    parallelEigenvalue = sigma2 + tau2 * q;
    logDetV = (K - 1) * log(sigma2) + log(parallelEigenvalue);

    totalResidualEnergy = statistics.sumSquaredS ...
        - 2 * mu * sum(bTS) + T * mu^2 * q;
    parallelResidualEnergy = sum((bTS - mu * q).^2) / q;
    orthogonalResidualEnergy = max( ...
        totalResidualEnergy - parallelResidualEnergy, 0);

    quadraticTerm = orthogonalResidualEnergy / sigma2 ...
        + parallelResidualEnergy / parallelEigenvalue;

    negativeLogLikelihood = ...
        (T / 2) * logDetV ...
        + (1 / 2) * quadraticTerm ...
        + (T * K / 2) * log(2 * pi);
end
